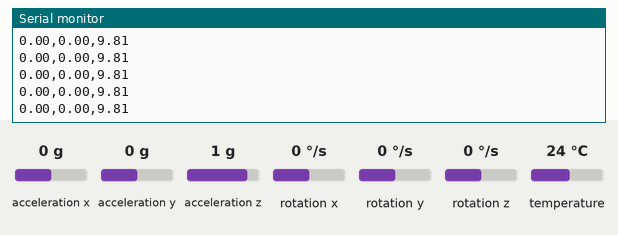
A sketch run on a simulated ESP32. On the bench: the last lines printed to the serial monitor. Inputs (shaded band) come from the test bench; at power-on: acceleration x 0 g, acceleration y 0 g, acceleration z 1 g, rotation x 0 °/s, rotation y 0 °/s, rotation z 0 °/s, temperature 24 °C.

Above: at 1.2 s.
1.3 s: acceleration x set to -1.4 g
At 1.34 s:
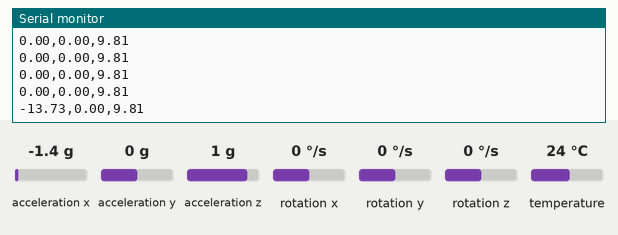
4.3 s: acceleration y set to -1.4 g
At 4.3 s:
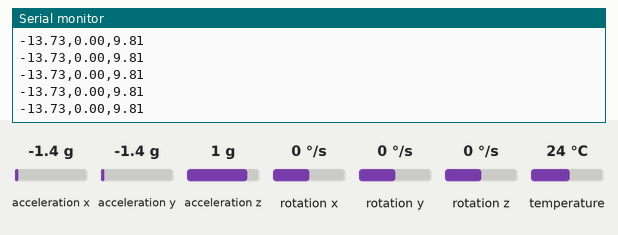
5.8 s: acceleration z set to -1.4 g
At 5.84 s:
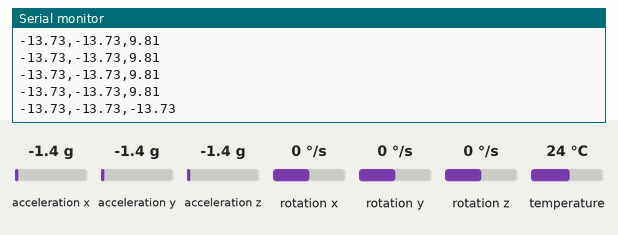

The sketch:

guesture_recorder.ino
```cpp
#include <Wire.h>
#include <Adafruit_MPU6050.h>
#include <Adafruit_Sensor.h>

Adafruit_MPU6050 mpu;

void setup() {
  Serial.begin(115200);

  if (!mpu.begin()) {
    Serial.println("Failed to find MPU6050 chip");
    while (1) delay(10);
  }

  mpu.setAccelerometerRange(MPU6050_RANGE_2_G);
  mpu.setGyroRange(MPU6050_RANGE_250_DEG);
  mpu.setFilterBandwidth(MPU6050_BAND_21_HZ);

  Serial.println("Time,X,Y,Z");
}

void loop() {
  sensors_event_t a, g, temp;
  mpu.getEvent(&a, &g, &temp);

  // Serial.print(millis());  // Timestamp
  // Serial.print(",");
  Serial.print(a.acceleration.x);
  Serial.print(",");
  Serial.print(a.acceleration.y);
  Serial.print(",");
  Serial.print(a.acceleration.z);
  Serial.println();

  delay(100);  // Reduced delay for faster data collection
}
```

Measured:
- after the input at 1.3 s, the serial monitor: prints a new line at once (image 1)
- after the input at 5.8 s, the serial monitor: prints a new line at once (image 3)
